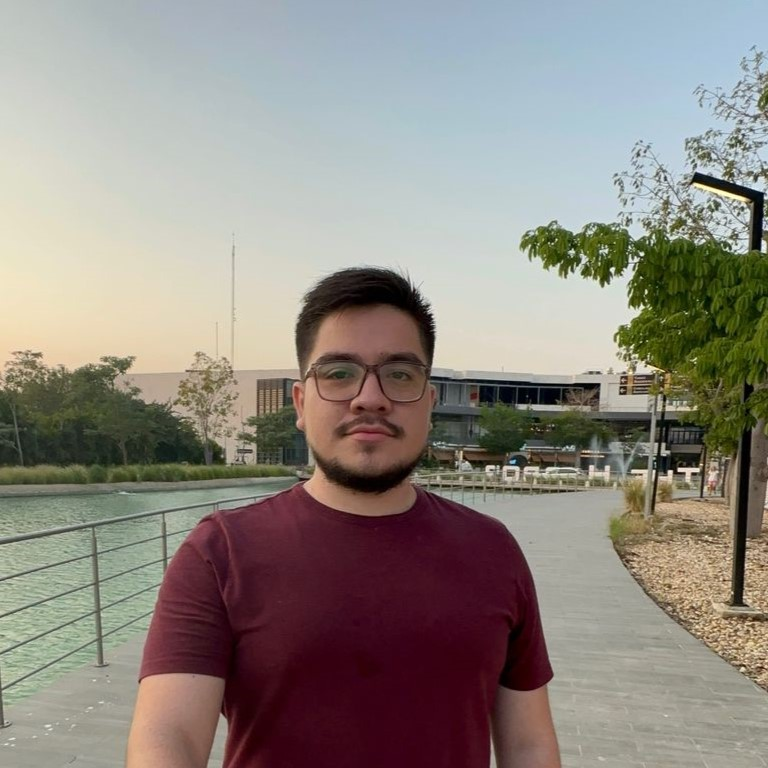
#> input picture image.jpeg, 768 x 768 px
$ python unit_test.py
#> lines starting #> are read from the running program, lines starting #| are printed output that depends on the picture
### process_image_python.py
"""
PIL for image processing
math for calculating specific data
"""

from PIL import Image
import math


SOBEL_X = [
    [-1, 0, 1],
    [-2, 0, 2],
    [-1, 0, 1]
]

SOBEL_Y = [
    [-1, -2, -1],
    [0, 0, 0],
    [1, 2, 1]
]

def read_image(path:str) -> list:
    """Reads a grayscale image and returns it as a 2D list."""
    img = Image.open(path).convert('L')
    width, height = img.size
    pixels = list(img.getdata())
    # Convert flat list to 2D list (height x width)
    return [pixels[i*width : (i+1)*width] for i in range(height)]

def save_image(image:list, path:str) -> None:
    """Saves a 2D list (grayscale image) to a file."""
    height = len(image)
    width = len(image[0]) if height > 0 else 0
    # Flatten the 2D list into a 1D list
    pixels = [pixel for row in image for pixel in row]
    img = Image.new('L', (width, height))
    img.putdata(pixels)
    img.save(path)
    return None

# [12 lines left out: function multiply, not called in this run]

def create_gaussian_kernel(size, sigma=1) -> list:
    """Creates a Gaussian kernel of the specified size."""
    kernel = [[0] * size for _ in range(size)]
    center = size // 2
    sum_val = 0.0

    for i in range(size):
        for j in range(size):
            x = i - center
            y = j - center
            kernel[i][j] = math.exp(-(x**2 + y**2) / (2 * sigma**2))
            sum_val += kernel[i][j]

    # Normalize the kernel
    for i in range(size):
        for j in range(size):
            kernel[i][j] /= sum_val

    return kernel

def apply_gaussian(image, kernel) -> list:
    """Applies a Gaussian filter to the image using the provided kernel."""
    height = len(image)
    width = len(image[0]) if height > 0 else 0
    kernel_size = len(kernel)
    pad = kernel_size // 2
    new_image = []

    # Pad the image with zeros
    padded_image = [[0] * (width + 2 * pad) for _ in range(height + 2 * pad)]
    for i in range(height):
        for j in range(width):
            padded_image[i + pad][j + pad] = image[i][j]

    for i in range(height):
        new_row = []
        for j in range(width):
            total = 0
            for dx in range(-pad, pad + 1):
                for dy in range(-pad, pad + 1):
                    x = i + pad + dx
                    y = j + pad + dy
                    pixel = padded_image[x][y]
                    total += pixel * kernel[dx + pad][dy + pad]
            # Clamp to 0-255
            new_pixel = max(0, min(int(total), 255))
            new_row.append(new_pixel)
        new_image.append(new_row)
    return new_image

def apply_sobel(image) -> list:

    """
    takes an image as a parameter and applies
    the sobel filter to return a list with the new values
    """

    height = len(image)
    width = len(image[0]) if height > 0 else 0
    new_image = []

    # Adding padding to handle edgees
    padded_image = [[0] * (width + 2) for _ in range(height + 2)]
    for i in range(height):
        for j in range(width):
            padded_image[i + 1][j + 1] = image[i][j]

    for i in range(height):
        new_row = []
        for j in range(width):
            region = [
                [padded_image[i][j], padded_image[i][j+1], padded_image[i][j+2]],
                [padded_image[i+1][j], padded_image[i+1][j+1], padded_image[i+1][j+2]],
                [padded_image[i+2][j], padded_image[i+2][j+1], padded_image[i+2][j+2]]
            ]

            gradient_x = 0
            gradient_y = 0
            for x in range(3):
                for y in range(3):
                    gradient_x += region[x][y] * SOBEL_X[x][y]
                    gradient_y += region[x][y] * SOBEL_Y[x][y]

            magnitude = int(math.sqrt(gradient_x ** 2 + gradient_y**2))
            magnitude = max(0, min(magnitude, 255))
            new_row.append(magnitude)
        new_image.append(new_row)

    return new_image

def apply_median_filter(image, kernel) -> list:
    """
    Median filter works by applying the median of the values of the neighbours to a pixel
    """
    height = len(image)
    width = len(image[0]) if height > 0 else 0
    kernel_size = len(kernel)
    pad = kernel_size // 2
    new_image = []

    # Pad the image with zeros
    padded_image = [[0] * (width + 2 * pad) for _ in range(height + 2 * pad)]
    for i in range(height):
        for j in range(width):
            padded_image[i + pad][j + pad] = image[i][j]

    for i in range(height):
        new_row = []
        for j in range(width):
            window = []
            for dx in range(-pad, pad + 1):
                for dy in range(-pad, pad + 1):
                    x = i + pad + dx
                    y = j + pad + dy
                    window.append(padded_image[x][y])

            # Find median value
            median = sorted(window)[len(window) // 2]
            new_row.append(median)
        new_image.append(new_row)

    return new_image

### unit_test.py
import time
import pathlib
from process_image_python import (
    read_image,
    save_image,
    create_gaussian_kernel,
    apply_gaussian,
    apply_sobel,
    apply_median_filter
)

def test_filters() -> None:

    """Unit test to run all filters from one image input"""

    # Input/output paths
    input_path = str(pathlib.Path().resolve()) + "/image.jpeg"
    output_sobel = "python/output_sobel.jpg"
    output_gaussian = "python/output_gaussian.jpg"
    output_noise_reduction = "python/output_noise_reduction.jpg"

    # Read the input image
    print("Reading image...")
    image = read_image(input_path)
#> in read_image, `img = Image.open(path).convert('L')`:
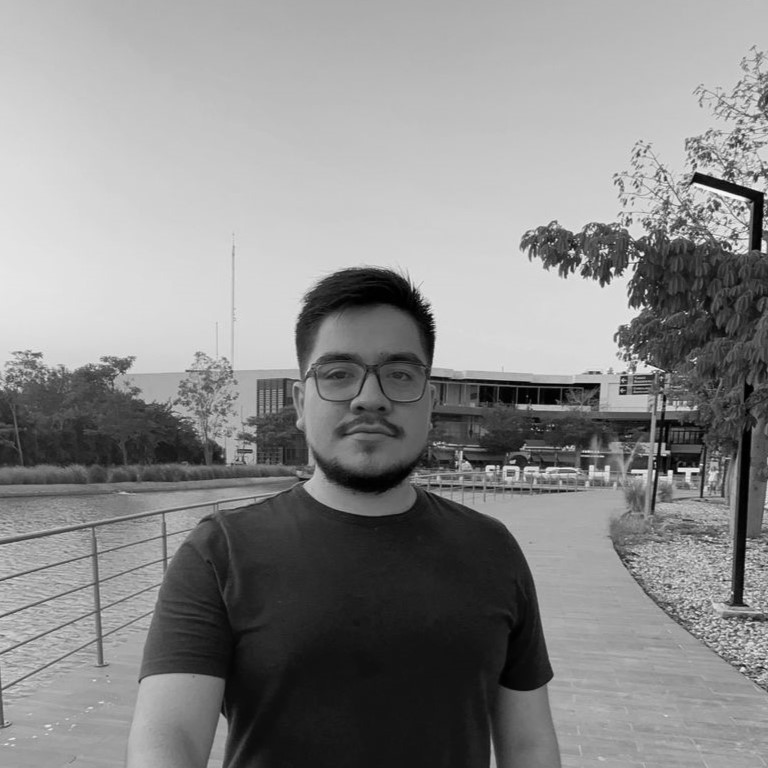
#> img: PIL image 768x768 L; min 0, max 250, mean 138
#> in read_image, `pixels = list(img.getdata())`: pixels = 589824 items
#> image = 768 items

    # Test Sobel filter
    print("\nTesting Sobel filter...")
    start_time = time.time()
    sobel_image = apply_sobel(image)
#> in apply_sobel, `height = len(image)`: height = 768
#> in apply_sobel, `padded_image = [[0] * (width + 2) for _ in range(height + 2)]`: padded_image = 770 items
#> after the loop in apply_sobel, `for i in range(height):`: new_image = 768 items
#> sobel_image = 768 items
    sobel_time = time.time() - start_time
    save_image(sobel_image, output_sobel)
#> in save_image, `height = len(image)`: height = 768
#> in save_image, `pixels = [pixel for row in image for pixel in row]`: pixels = 589824 items
#> in save_image, `img = Image.new('L', (width, height))`: img: PIL image 768x768 L; every value is 0
#> in save_image, `img.putdata(pixels)`:
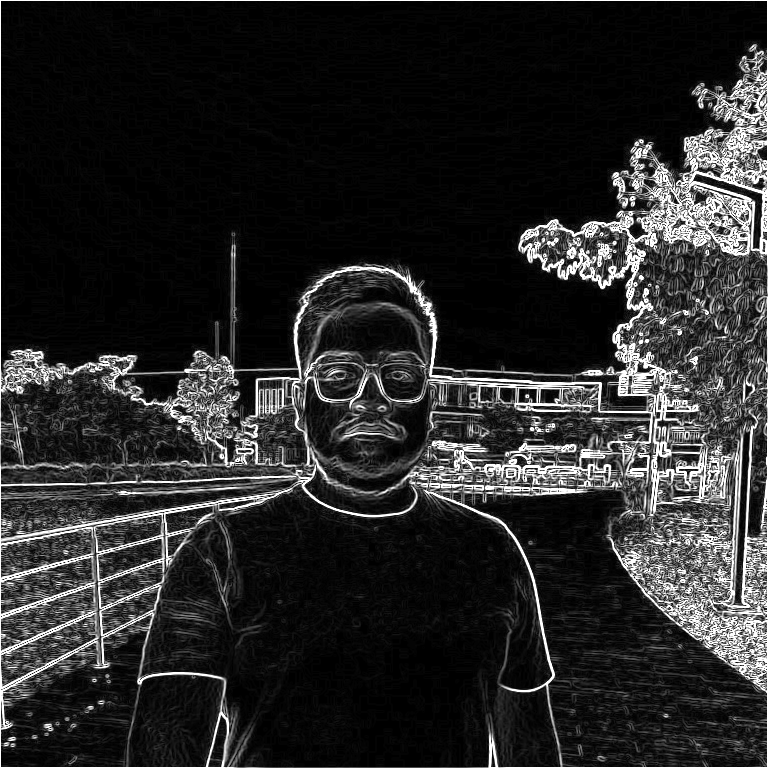
#> img: PIL image 768x768 L; min 0, max 255, mean 40.1
    print(f"Sobel filter processing time: {sobel_time:.4f} seconds")

    # Test Gaussian filter
    print("\nTesting Gaussian filter...")
    start_time = time.time()
    kernel = create_gaussian_kernel(5, sigma=1)  # 5x5 kernel
    gaussian_image = apply_gaussian(image, kernel)
#> in apply_gaussian, `height = len(image)`: height = 768
#> in apply_gaussian, `padded_image = [[0] * (width + 2 * pad) for _ in range(height + 2 * pa..`: padded_image = 772 items
#> after the loop in apply_gaussian, `for i in range(height):`: new_image = 768 items
#> gaussian_image = 768 items
    gaussian_time = time.time() - start_time
    save_image(gaussian_image, output_gaussian)
    print(f"Gaussian filter processing time: {gaussian_time:.4f} seconds")


    # Test median noise-reduction filter
    print("\nTesting Median noise-reduction filter...")
    start_time = time.time()
    noise_reduction_image = apply_median_filter(image, kernel)
#> in apply_median_filter, `height = len(image)`: height = 768
#> in apply_median_filter, `padded_image = [[0] * (width + 2 * pad) for _ in range(height + 2 * pa..`: padded_image = 772 items
#> after the loop in apply_median_filter, `for i in range(height):`: new_image = 768 items
#> noise_reduction_image = 768 items
    noise_reduction_time = time.time() - start_time
    save_image(noise_reduction_image, output_noise_reduction)
    print(f"Median noise-reduction filter processing time: {noise_reduction_time:.4f} seconds")

    # Print summary
    print("\nSummary:")
    print(f"{'Filter Type':<20} {'Processing Time':>15}")
    print("-" * 35)
    print(f"{'Sobel':<20} {sobel_time:>15.4f}s")
    print(f"{'Gaussian':<20} {gaussian_time:>15.4f}s")
    print(f"{'Median noise-reduction':<20} {noise_reduction_time:>13.4f}s")
    print(f"{'Total':<20} {(sobel_time + gaussian_time + noise_reduction_time):>15.4f}s")

if __name__ == "__main__":
    test_filters()
